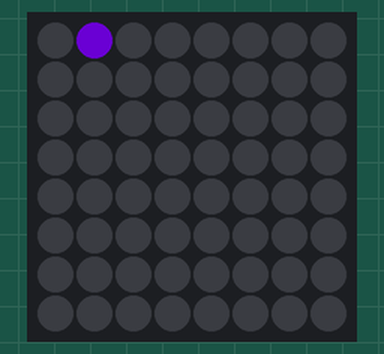
This program was run on a simulated Raspberry Pi (BCM pin numbers) with a Sense HAT. On the bench: the Sense HAT's 8×8 RGB LED matrix. Dim RGB values are drawn brighter than linear; random numbers come from a fixed seed.

Above: at 0.1 s.
At 4.1 s:
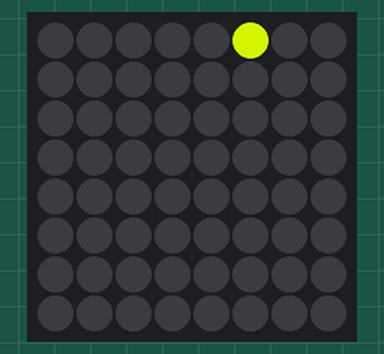
At 9.1 s:
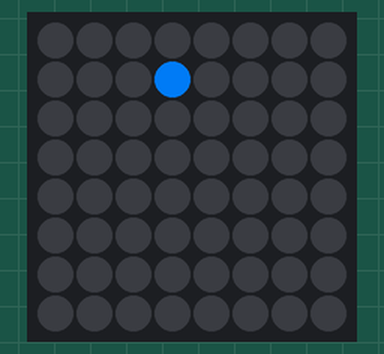
At 19.1 s:
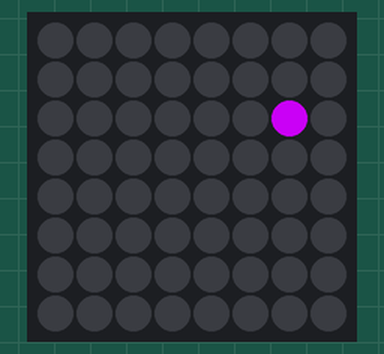
At 28.1 s:
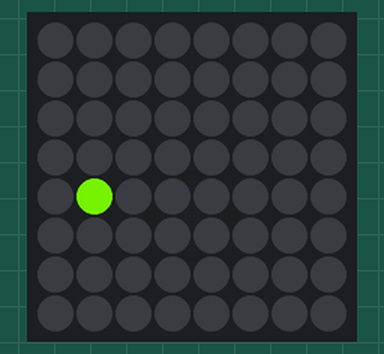
At 38.1 s:
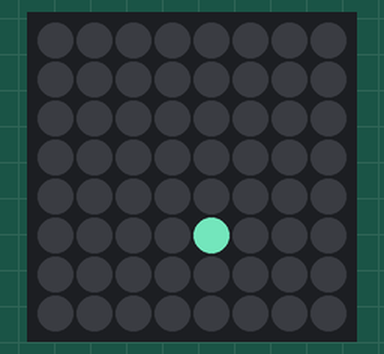

Measured:
- what the display in image 1 shows lasts 1.0 s, from 4.0 s to 5.0 s

The program:

pixelator.py
```python
from sense_hat import SenseHat
from random import randint
import time

sense = SenseHat()
pixel_list = sense.get_pixels()

x_axis = 0
y_axis = 0

def randomcolor() :
	return [randint(0, 255), randint(0, 255), randint(0, 255)]

while True :
	for x in pixel_list :
		x = randomcolor()

		if x_axis == 7 :
			x_axis = 0
			y_axis += 1

			if y_axis == 8 :
				y_axis = 0

		x_axis += 1
		sense.set_pixel(x_axis, y_axis, x)

		time.sleep(1)
		sense.clear()
```
